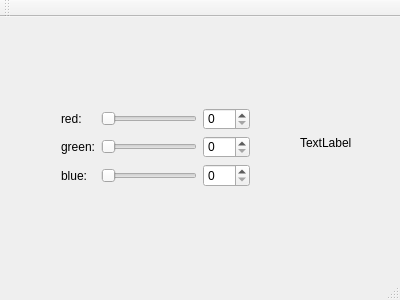
<?xml version="1.0" encoding="UTF-8"?>
<ui version="4.0">
 <class>MainWindow</class>
 <widget class="QMainWindow" name="MainWindow">
  <property name="geometry">
   <rect>
    <x>0</x>
    <y>0</y>
    <width>400</width>
    <height>300</height>
   </rect>
  </property>
  <property name="windowTitle">
   <string>MainWindow</string>
  </property>
  <widget class="QWidget" name="centralWidget">
   <widget class="QWidget" name="gridLayoutWidget">
    <property name="geometry">
     <rect>
      <x>50</x>
      <y>80</y>
      <width>211</width>
      <height>101</height>
     </rect>
    </property>
    <layout class="QGridLayout" name="gridLayout">
     <item row="2" column="1">
      <widget class="QSlider" name="horizontalSliderGreen">
       <property name="orientation">
        <enum>Qt::Horizontal</enum>
       </property>
      </widget>
     </item>
     <item row="1" column="1">
      <widget class="QSlider" name="horizontalSliderRed">
       <property name="orientation">
        <enum>Qt::Horizontal</enum>
       </property>
      </widget>
     </item>
     <item row="3" column="0">
      <widget class="QLabel" name="labelBlue">
       <property name="text">
        <string>blue:</string>
       </property>
      </widget>
     </item>
     <item row="1" column="0">
      <widget class="QLabel" name="labelRed">
       <property name="text">
        <string>red:</string>
       </property>
      </widget>
     </item>
     <item row="2" column="0">
      <widget class="QLabel" name="labelGreen">
       <property name="text">
        <string>green:</string>
       </property>
      </widget>
     </item>
     <item row="3" column="1">
      <widget class="QSlider" name="horizontalSliderBlue">
       <property name="orientation">
        <enum>Qt::Horizontal</enum>
       </property>
      </widget>
     </item>
     <item row="1" column="2">
      <widget class="QSpinBox" name="spinBoxRed">
       <property name="maximum">
        <number>255</number>
       </property>
      </widget>
     </item>
     <item row="2" column="2">
      <widget class="QSpinBox" name="spinBoxGreen">
       <property name="maximum">
        <number>255</number>
       </property>
      </widget>
     </item>
     <item row="3" column="2">
      <widget class="QSpinBox" name="spinBoxBlue">
       <property name="maximum">
        <number>255</number>
       </property>
      </widget>
     </item>
    </layout>
   </widget>
   <widget class="QLabel" name="colorLabel">
    <property name="geometry">
     <rect>
      <x>300</x>
      <y>100</y>
      <width>62</width>
      <height>51</height>
     </rect>
    </property>
    <property name="text">
     <string>TextLabel</string>
    </property>
   </widget>
  </widget>
  <widget class="QMenuBar" name="menuBar">
   <property name="geometry">
    <rect>
     <x>0</x>
     <y>0</y>
     <width>400</width>
     <height>17</height>
    </rect>
   </property>
  </widget>
  <widget class="QToolBar" name="mainToolBar">
   <attribute name="toolBarArea">
    <enum>TopToolBarArea</enum>
   </attribute>
   <attribute name="toolBarBreak">
    <bool>false</bool>
   </attribute>
  </widget>
  <widget class="QStatusBar" name="statusBar"/>
 </widget>
 <layoutdefault spacing="6" margin="11"/>
 <resources/>
 <connections>
  <connection>
   <sender>spinBoxRed</sender>
   <signal>valueChanged(int)</signal>
   <receiver>horizontalSliderRed</receiver>
   <slot>setValue(int)</slot>
   <hints>
    <hint type="sourcelabel">
     <x>234</x>
     <y>121</y>
    </hint>
    <hint type="destinationlabel">
     <x>177</x>
     <y>124</y>
    </hint>
   </hints>
  </connection>
  <connection>
   <sender>spinBoxBlue</sender>
   <signal>valueChanged(int)</signal>
   <receiver>horizontalSliderBlue</receiver>
   <slot>setValue(int)</slot>
   <hints>
    <hint type="sourcelabel">
     <x>235</x>
     <y>191</y>
    </hint>
    <hint type="destinationlabel">
     <x>150</x>
     <y>189</y>
    </hint>
   </hints>
  </connection>
  <connection>
   <sender>spinBoxGreen</sender>
   <signal>valueChanged(int)</signal>
   <receiver>horizontalSliderGreen</receiver>
   <slot>setValue(int)</slot>
   <hints>
    <hint type="sourcelabel">
     <x>242</x>
     <y>157</y>
    </hint>
    <hint type="destinationlabel">
     <x>150</x>
     <y>157</y>
    </hint>
   </hints>
  </connection>
 </connections>
</ui>
